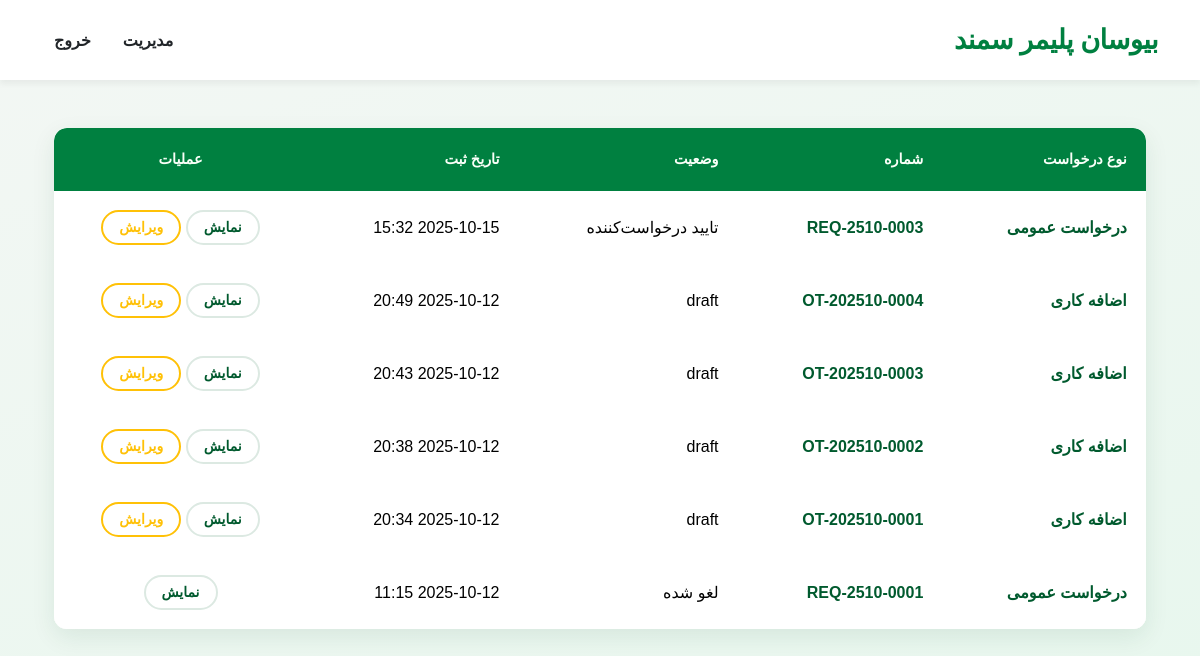
Page /my-all-requests/ (signed in) on the earlier database version.
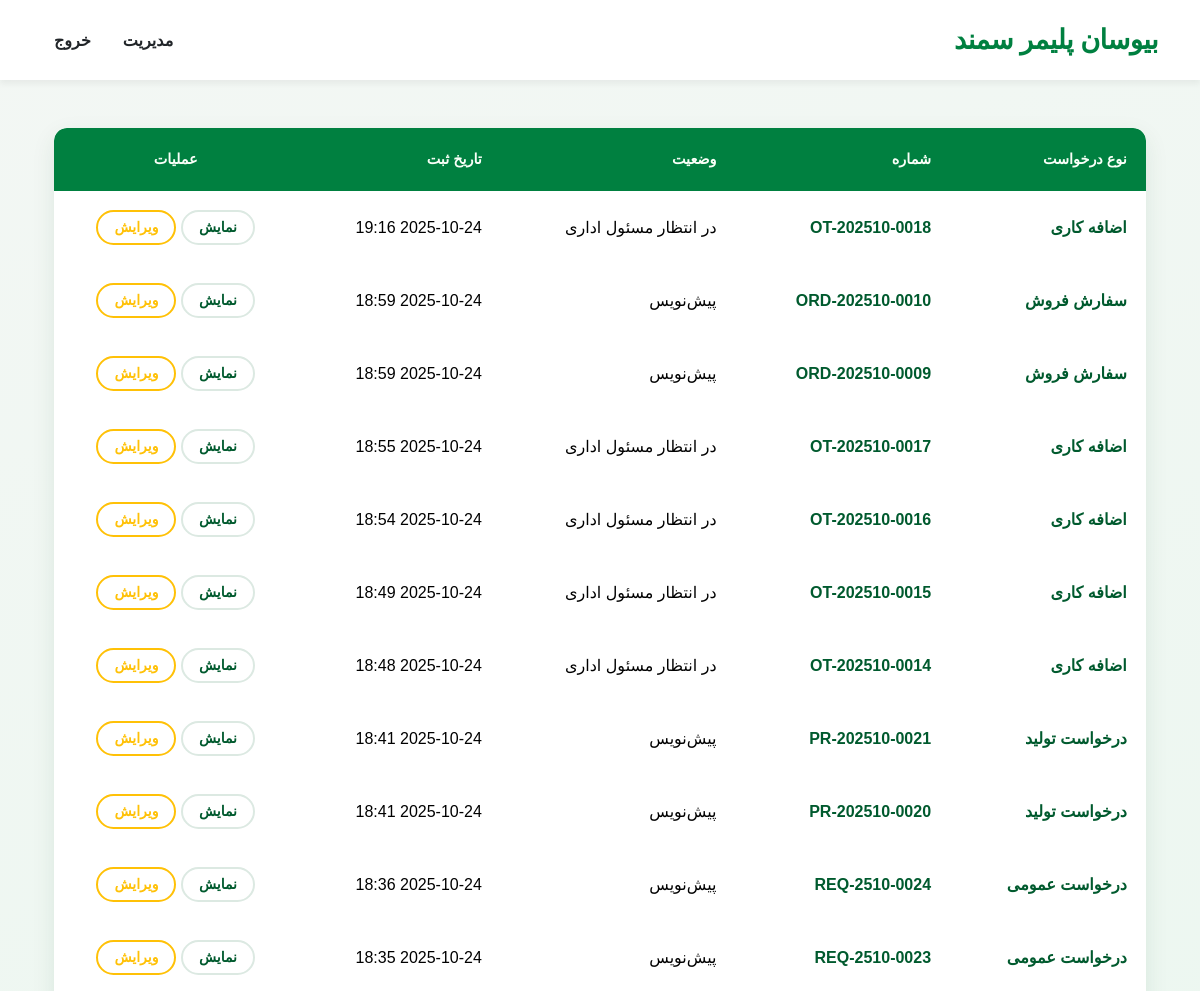
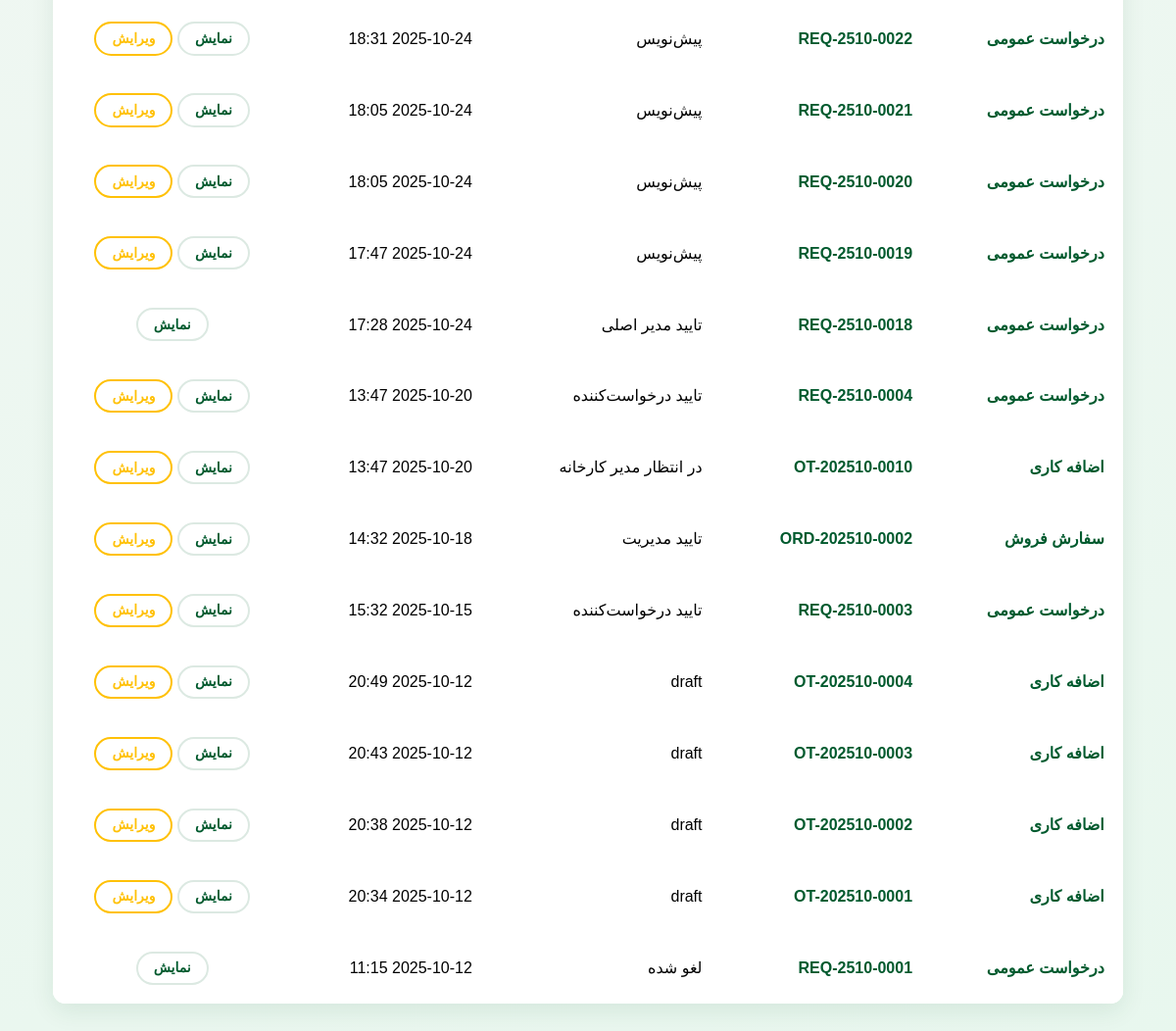
Same page on the later database version (2 pictures, top to bottom).
### overtime/models.py (models this page shows, shortened)
class OvertimeRequest(models.Model):
    request_number = models.CharField(max_length=50, unique=True, verbose_name="شماره درخواست")
    created_by = models.ForeignKey(User, on_delete=models.PROTECT, related_name="overtime_requests_created", verbose_name="ایجاد کننده")
    created_at = models.DateTimeField(auto_now_add=True, verbose_name="تاریخ ایجاد")
    status = models.CharField(max_length=20, choices=OvertimeStatus.choices, default=OvertimeStatus.ADMIN_PENDING, verbose_name="وضعیت")
    admin_approved_by = models.ForeignKey(User, on_delete=models.SET_NULL, null=True, blank=True, related_name="overtime_requests_admin_approved", verbose_name="تأیید کننده مسئول اداری")
    admin_approved_at = models.DateTimeField(null=True, blank=True, verbose_name="تاریخ تأیید مسئول اداری")
    factory_approved_by = models.ForeignKey(User, on_delete=models.SET_NULL, null=True, blank=True, related_name="overtime_requests_factory_approved", verbose_name="تأیید کننده مدیر کارخانه")
    factory_approved_at = models.DateTimeField(null=True, blank=True, verbose_name="تاریخ تأیید مدیر کارخانه")
    management_approved_by = models.ForeignKey(User, on_delete=models.SET_NULL, null=True, blank=True, related_name="overtime_requests_management_approved", verbose_name="تأیید کننده مدیریت")
    management_approved_at = models.DateTimeField(null=True, blank=True, verbose_name="تاریخ تأیید مدیریت")
    canceled_by = models.ForeignKey(User, on_delete=models.SET_NULL, null=True, blank=True, related_name="overtime_requests_canceled", verbose_name="لغو کننده")
    canceled_at = models.DateTimeField(null=True, blank=True, verbose_name="تاریخ لغو")
    cancel_reason = models.TextField(blank=True, verbose_name="دلیل لغو")
    class Meta:
        verbose_name = "درخواست اضافه کاری"
        verbose_name_plural = "درخواست‌های اضافه کاری"
        ordering = ["-created_at"]
    def can_edit_or_cancel(self, user):
        if self.status in [OvertimeStatus.APPROVED, OvertimeStatus.REJECTED, OvertimeStatus.CANCELED]:
            return False
        if not hasattr(user, 'profile'):
            return False
        is_creator = (user == self.created_by)
        is_admin = (user.profile.user_type == 'administrative_officer')
        is_factory = (user.profile.user_type == 'factory_manager')
        is_management = (user.profile.user_type == 'management')
        if is_creator and not self.admin_approved_by:
            return True
        if is_admin and not self.factory_approved_by:
            return True
        if is_factory and not self.management_approved_by:
            return True
        if is_management:
            return True
        return False

### orders/models.py (models this page shows, shortened)
class CustomerOrder(models.Model):
    created_by = models.ForeignKey(
        User, on_delete=models.PROTECT, related_name="orders_created")
    created_at = models.DateTimeField(auto_now_add=True)
    status = models.CharField(
        max_length=32, choices=OrderStatus.choices, default=OrderStatus.DRAFT)
    order_date = models.DateField(auto_now_add=True)
    order_number = models.CharField(max_length=20, unique=True, editable=False)
    official_type = models.CharField(max_length=10, choices=OfficialTypeChoices.choices,
                                     default=OfficialTypeChoices.OFFICIAL, verbose_name="نوع رسمیت")
    request_type = models.ForeignKey(
        RequestType,
        on_delete=models.PROTECT,
        verbose_name="نوع درخواست"
    )
    customer_code = models.CharField(
        max_length=50,
        verbose_name="کد مشتری",
        blank=True,
        null=True
    )
    customer_name = models.CharField(max_length=200, verbose_name="نام مشتری")
    customer_phone = models.CharField(
        max_length=50, verbose_name="شماره تماس مشتری")
    recipient_address = models.TextField(verbose_name="آدرس گیرنده")
    order_notes = models.TextField(
        blank=True, verbose_name="توضیحات کلی سفارش")
    canceled_by = models.ForeignKey(
        User, null=True, blank=True, on_delete=models.SET_NULL, related_name="orders_canceled")
    canceled_at = models.DateTimeField(null=True, blank=True)
    cancel_reason = models.TextField(blank=True)
    sales_approved_by = models.ForeignKey(
        User, null=True, blank=True, on_delete=models.SET_NULL, related_name="orders_sales_approved")
    sales_approved_at = models.DateTimeField(null=True, blank=True)
    finance_approved_by = models.ForeignKey(
        User, null=True, blank=True, on_delete=models.SET_NULL, related_name="orders_finance_approved")
    finance_approved_at = models.DateTimeField(null=True, blank=True)
    management_approved_by = models.ForeignKey(
        User, null=True, blank=True, on_delete=models.SET_NULL, related_name="orders_management_approved")
    management_approved_at = models.DateTimeField(null=True, blank=True)
    class Meta:
        ordering = ["-created_at"]
    def is_editable(self, user):
        if not user.is_authenticated or not hasattr(user, 'profile'):
            return False
        if self.status == OrderStatus.CANCELED:
            return False
        role = user.profile.user_type
        if role == 'management':
            return True
        if role == 'sales_manager':
            return self.status in [OrderStatus.DRAFT, OrderStatus.SALES_APPROVED]
        if role == 'finance_manager':
            return self.status in [OrderStatus.SALES_APPROVED, OrderStatus.FINANCE_APPROVED]
        return False

### planning/models.py (models this page shows, shortened)
class ProductionRequest(models.Model):
    created_by = models.ForeignKey(User, on_delete=models.PROTECT, related_name="prodreq_created")
    created_at = models.DateTimeField(auto_now_add=True)
    status = models.CharField(max_length=32, choices=ProductionStatus.choices, default=ProductionStatus.DRAFT)
    request_date = models.DateField(auto_now_add=True)
    request_number = models.CharField(max_length=20, unique=True, editable=False)
    planning_signed_by = models.ForeignKey(User, null=True, blank=True, on_delete=models.SET_NULL, related_name="prodreq_planning_signed")
    planning_signed_at = models.DateTimeField(null=True, blank=True)
    factory_signed_by  = models.ForeignKey(User, null=True, blank=True, on_delete=models.SET_NULL, related_name="prodreq_factory_signed")
    factory_signed_at  = models.DateTimeField(null=True, blank=True)
    canceled_by = models.ForeignKey(User, null=True, blank=True, on_delete=models.SET_NULL, related_name="prodreq_canceled")
    canceled_at = models.DateTimeField(null=True, blank=True)
    cancel_reason = models.TextField(blank=True)
    class Meta:
        ordering = ["-created_at"]
    def can_edit_by(self, user):
        if self.status in [ProductionStatus.FACTORY_SIGNED, ProductionStatus.CANCELED]:
            return False
        if not getattr(user, "is_authenticated", False) or not hasattr(user, "profile"):
            return False
        role = user.profile.user_type
        if role in ["management", "factory_manager", "factory_planner"]:
            return True
        return False

### requests/models.py (models this page shows, shortened)
class Request(models.Model):
    request_number = models.CharField(max_length=50, unique=True)
    created_by = models.ForeignKey(settings.AUTH_USER_MODEL, related_name='submitted_requests', on_delete=models.PROTECT)
    created_at = models.DateTimeField(auto_now_add=True)
    status = models.CharField(max_length=50, choices=RequestStatus.choices, default=RequestStatus.DRAFT)
    is_completed = models.BooleanField(default=False)
    canceled_by = models.ForeignKey(settings.AUTH_USER_MODEL, related_name='canceled_requests', on_delete=models.SET_NULL, null=True, blank=True)
    canceled_at = models.DateTimeField(null=True, blank=True)
    cancel_reason = models.TextField(blank=True, null=True)
    creator_approved_by = models.ForeignKey(settings.AUTH_USER_MODEL, related_name='approved_requests_creator', on_delete=models.SET_NULL, null=True, blank=True)
    creator_approved_at = models.DateTimeField(null=True, blank=True)
    factory_approved_by = models.ForeignKey(settings.AUTH_USER_MODEL, related_name='approved_requests_factory', on_delete=models.SET_NULL, null=True, blank=True)
    factory_approved_at = models.DateTimeField(null=True, blank=True)
    management_approved_by = models.ForeignKey(settings.AUTH_USER_MODEL, related_name='approved_requests_management', on_delete=models.SET_NULL, null=True, blank=True)
    management_approved_at = models.DateTimeField(null=True, blank=True)
    def can_edit_by(self, user):
        if not hasattr(user, 'profile'):
            return False
        user_type = getattr(user.profile, "user_type", None)
        if self.status in [RequestStatus.CANCELED, RequestStatus.MANAGEMENT_APPROVED]:
            return False
        if user_type == "management":
            return True
        elif user_type == "factory_manager":
            return self.status in [RequestStatus.DRAFT, RequestStatus.CREATOR_APPROVED, RequestStatus.FACTORY_APPROVED]
        elif user == self.created_by:
             return self.status in [RequestStatus.DRAFT, RequestStatus.CREATOR_APPROVED]
        return False

### core/views.py (the view)
# urls.py: path('my-all-requests/', views.my_all_requests, name='my_all_requests'),
@login_required
def my_all_requests(request):
    current_user = request.user
    combined_list = []
    overtime_reqs = OvertimeRequest.objects.filter(created_by=current_user)
    for req in overtime_reqs:
        try:
            edit_url = reverse('overtime:overtime_update', args=[req.pk]) if req.can_edit_or_cancel(current_user) else ''
            combined_list.append({
                'type': 'اضافه کاری',
                'number': req.request_number,
                'status': req.get_status_display(),
                'date': req.created_at,
                'url': reverse('overtime:overtime_detail', args=[req.pk]),
                'can_edit': req.can_edit_or_cancel(current_user),
                'edit_url': edit_url
            })
        except NoReverseMatch:
            pass # Handle cases where URL might not exist
    general_reqs = GeneralRequest.objects.filter(created_by=current_user)
    for req in general_reqs:
        try:
            edit_url = reverse('requests:request_update', args=[req.pk]) if req.can_edit_by(current_user) else ''
            combined_list.append({
                'type': 'درخواست عمومی',
                'number': req.request_number,
                'status': req.get_status_display(),
                'date': req.created_at,
                'url': reverse('requests:request_detail', args=[req.pk]),
                'can_edit': req.can_edit_by(current_user),
                'edit_url': edit_url
            })
        except NoReverseMatch:
            pass
    orders = CustomerOrder.objects.filter(created_by=current_user)
    for order in orders:
        try:
            can_edit_order = order.is_editable(current_user)
            edit_url_order = reverse('orders:order_update', args=[order.pk]) if can_edit_order else ''
            combined_list.append({
                'type': 'سفارش فروش',
                'number': order.order_number,
                'status': order.get_status_display(),
                'date': order.created_at,
                'url': reverse('orders:order_details', args=[order.pk]),
                'can_edit': can_edit_order,
                'edit_url': edit_url_order
            })
        except NoReverseMatch:
             pass
    prod_reqs = ProductionRequest.objects.filter(created_by=current_user)
    for req in prod_reqs:
        try:
            can_edit_prod = req.can_edit_by(current_user)
            edit_url_prod = reverse('planning:prodreq_update', args=[req.pk]) if can_edit_prod else ''
            combined_list.append({
                'type': 'درخواست تولید',
                'number': req.request_number,
                'status': req.get_status_display(),
                'date': req.created_at,
                'url': reverse('planning:prodreq_detail', args=[req.pk]),
                'can_edit': can_edit_prod,
                'edit_url': edit_url_prod
            })
        except NoReverseMatch:
            pass
    sorted_list = sorted(combined_list, key=lambda x: x['date'], reverse=True)
    context = {
        'requests': sorted_list,
        'title': 'لیست تمام درخواست‌های من'
    }
    return render(request, 'core/my_all_requests.html', context)

### core/templates/core/my_all_requests.html
{% extends "base.html" %}
{% load static %}
{% block content %}
<link rel="stylesheet" href="{% static 'css/list_styles.css' %}">
<div class="container" dir="rtl">
    <div class="table-responsive">
        <table class="table table-hover align-middle">
            <thead class="table-light">
            <tr>
                <th>نوع درخواست</th>
                <th>شماره</th>
                <th>وضعیت</th>
                <th>تاریخ ثبت</th>
                <th class="text-center">عملیات</th>
            </tr>
            </thead>
            <tbody>
            {% for r in requests %}
            <tr>
                <td>{{ r.type }}</td>
                <td>{{ r.number }}</td>
                <td>{{ r.status }}</td>
                <td>{{ r.date|date:"Y-m-d H:i" }}</td>
                <td class="text-center">
                    <a href="{{ r.url }}" class="btn btn-outline-secondary btn-sm">نمایش</a>
                    {% if r.can_edit %}
                    <a href="{{ r.edit_url }}" class="btn btn-sm btn-outline-warning">ویرایش</a>
                    {% endif %}
                </td>
            </tr>
            {% empty %}
            <tr>
                <td colspan="5" class="text-center text-muted">هیچ درخواستی توسط شما ثبت نشده است.</td>
            </tr>
            {% endfor %}
            </tbody>
        </table>
    </div>
</div>
{% endblock %}

Differences in the rows shown:
added OvertimeRequest: number "OT-202510-0018", date "2025-10-24 19:16"
added CustomerOrder: number "ORD-202510-0010", date "2025-10-24 18:59"
added CustomerOrder: number "ORD-202510-0009", date "2025-10-24 18:59"
added OvertimeRequest: number "OT-202510-0017", date "2025-10-24 18:55"
added OvertimeRequest: number "OT-202510-0016", date "2025-10-24 18:54"
added OvertimeRequest: number "OT-202510-0015", date "2025-10-24 18:49"
added OvertimeRequest: number "OT-202510-0014", date "2025-10-24 18:48"
added ProductionRequest: number "PR-202510-0021", date "2025-10-24 18:41"
added ProductionRequest: number "PR-202510-0020", date "2025-10-24 18:41"
added Request: number "REQ-2510-0024", date "2025-10-24 18:36"
added Request: number "REQ-2510-0023", date "2025-10-24 18:35"
added Request: number "REQ-2510-0022", date "2025-10-24 18:31"
added Request: number "REQ-2510-0021", date "2025-10-24 18:05"
added Request: number "REQ-2510-0020", date "2025-10-24 18:05"
added Request: number "REQ-2510-0019", date "2025-10-24 17:47"
added Request: number "REQ-2510-0018", date "2025-10-24 17:28"
added Request: number "REQ-2510-0004", date "2025-10-20 13:47"
added OvertimeRequest: number "OT-202510-0010", date "2025-10-20 13:47"
added CustomerOrder: number "ORD-202510-0002", date "2025-10-18 14:32"
Other differences:
new list line: "اضافه کاری در انتظار مسئول اداری نمایش ویرایش"
new list line: "سفارش فروش پیش‌نویس نمایش ویرایش"
new list line: "درخواست تولید پیش‌نویس نمایش ویرایش"
new list line: "درخواست عمومی پیش‌نویس نمایش ویرایش"
new list line: "درخواست عمومی تایید مدیر اصلی نمایش"
new list line: "درخواست عمومی تایید درخواست‌کننده نمایش ویرایش"
new list line: "اضافه کاری در انتظار مدیر کارخانه نمایش ویرایش"
new list line: "سفارش فروش تایید مدیریت نمایش ویرایش"
